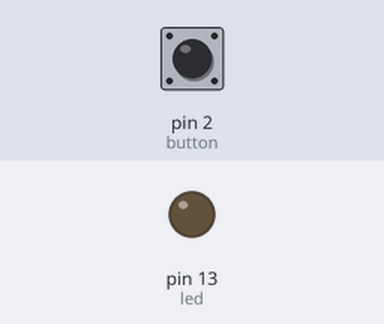
A sketch run on a simulated Arduino Uno, built with avr-gcc and run on an emulated ATmega328P. Parts: output pins drawn as LEDs (lit = HIGH). The inputs (shaded band) are chosen by the test bench; at power-on: pin 2 (button) LOW.

Above: at 1.2 s.
1.3 s: pin 2 (button) pulled HIGH for 0.15 s
At 1.37 s:
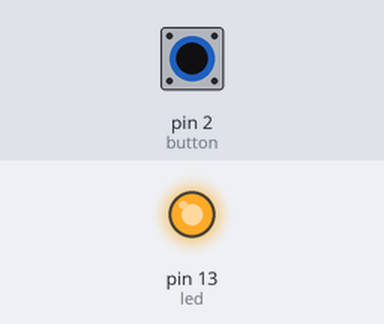
2.9 s: pin 2 (button) pulled HIGH for 3.2 s
At 6.5 s:
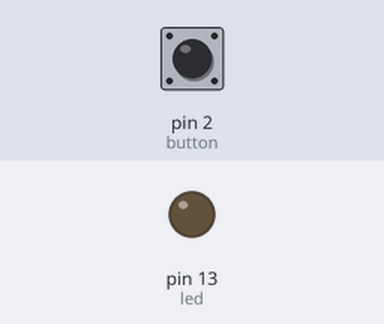
Timing chart, 0 to 8.0 s (numbered marks = the images above; inputs shaded):
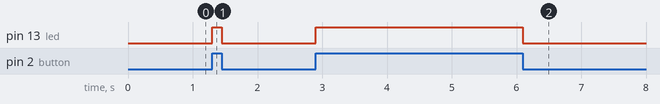

Measured:
- after the input at 1.3 s, pin 13 (led): LOW → HIGH at once, → LOW 0.15 s later
- after the input at 2.9 s, pin 13 (led): LOW → HIGH at once, → LOW 3.2 s later

The sketch:

digital-input-push_button.ino
```cpp
const int led = 13;
const int button = 2;

void setup() {

  pinMode(led, OUTPUT);
  pinMode(button, INPUT);
}

void loop() {

  if(digitalRead(button) == HIGH) {
    // LED is ON
    digitalWrite(led, HIGH);
  }
  else {
    //LED is OFF
    digitalWrite(led, LOW);
  }

}
```
